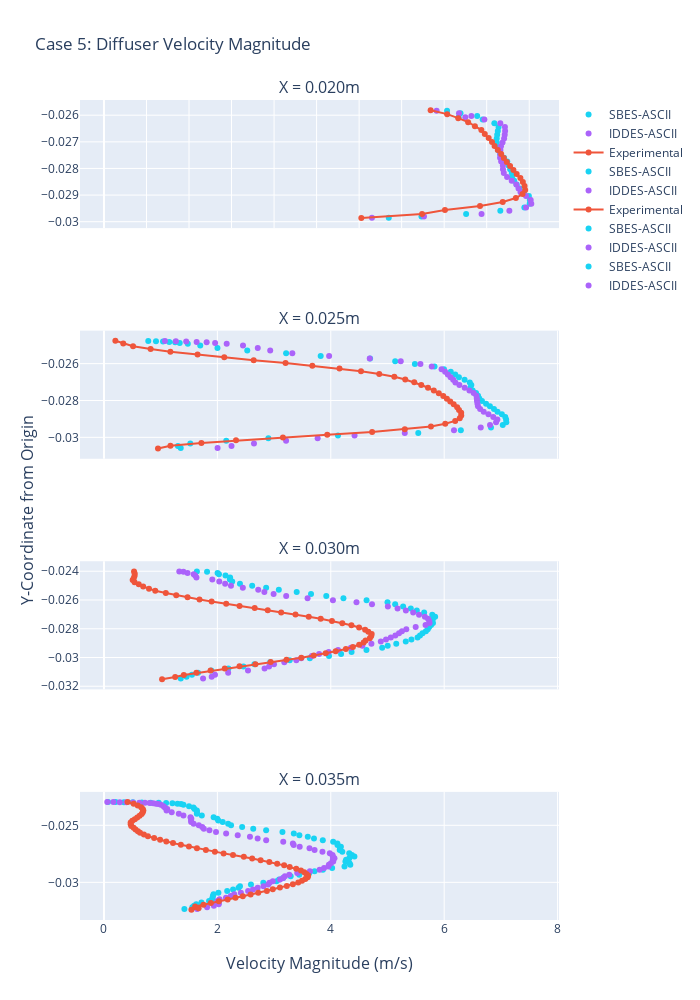

The code cell stored with this chart in its notebook:
### Code cell
color10_16 = ['#636EFA', '#EF553B', '#00CC96', '#AB63FA', '#FFA15A', '#19D3F3', '#FF6692', '#B6E880', '#FF97FF',
              '#FECB52']
fig1 = make_subplots(
    rows=4,
    cols=1,
    shared_xaxes=True,
    x_title="Velocity Magnitude (m/s)",
    y_title="Y-Coordinate from Origin",
    subplot_titles=("X = 0.020m", "X = 0.025m", "X = 0.030m", "X = 0.035m"))

fig1.add_trace(go.Scatter(x=diff_ascii["C5_SBES"]['D1']['velocity-magnitude_bin_mean'],
                          y=diff_ascii["C5_SBES"]["D1"]['y-coordinate_bin_mean'],
                          mode='markers',
                          name='SBES-ASCII',
                          line=dict(color=color10_16[5])),
               row=1, col=1)

fig1.add_trace(go.Scatter(x=diff_ascii["C5_IDDES"]['D1']['velocity-magnitude_bin_mean'],
                          y=diff_ascii["C5_IDDES"]["D1"]['y-coordinate_bin_mean'],
                          mode='markers',
                          name='IDDES-ASCII',
                          line=dict(color=color10_16[3])),
               row=1, col=1)

fig1.add_trace(go.Scatter(x=C5_Experimental["D1"]['Velocity_Magnitude'],
                          y=C5_Experimental["D1"]['y-coord'],
                          mode='markers+lines',
                          name='Experimental',
                          line=dict(color=color10_16[1])),
               row=1, col=1)

fig1.add_trace(go.Scatter(x=diff_ascii["C5_SBES"]['D2']['velocity-magnitude_bin_mean'],
                          y=diff_ascii["C5_SBES"]["D2"]['y-coordinate_bin_mean'],
                          mode='markers',
                          name='SBES-ASCII',
                          line=dict(color=color10_16[5])),
               row=2, col=1)

fig1.add_trace(go.Scatter(x=diff_ascii["C5_IDDES"]['D2']['velocity-magnitude_bin_mean'],
                          y=diff_ascii["C5_IDDES"]["D2"]['y-coordinate_bin_mean'],
                          mode='markers',
                          name='IDDES-ASCII',
                          line=dict(color=color10_16[3])),
               row=2, col=1)

fig1.add_trace(go.Scatter(x=C5_Experimental["D2"]['Velocity_Magnitude'],
                          y=C5_Experimental["D2"]['y-coord'],
                          mode='markers+lines',
                          name='Experimental',
                          line=dict(color=color10_16[1])),
               row=2, col=1)


fig1.add_trace(go.Scatter(x=diff_ascii["C5_SBES"]['D3']['velocity-magnitude_bin_mean'],
                          y=diff_ascii["C5_SBES"]["D3"]['y-coordinate_bin_mean'],
                          mode='markers',
                          name='SBES-ASCII',
                          line=dict(color=color10_16[5])),
               row=3, col=1)

fig1.add_trace(go.Scatter(x=diff_ascii["C5_IDDES"]['D3']['velocity-magnitude_bin_mean'],
                          y=diff_ascii["C5_IDDES"]["D3"]['y-coordinate_bin_mean'],
                          mode='markers',
                          name='IDDES-ASCII',
                          line=dict(color=color10_16[3])),
               row=3, col=1)

fig1.add_trace(go.Scatter(x=C5_Experimental["D3"]['Velocity_Magnitude'],
                          y=C5_Experimental["D3"]['y-coord'],
                          mode='markers+lines',
                          name='Experimental',
                          line=dict(color=color10_16[1]),
                          showlegend=False),
               row=3, col=1)


fig1.add_trace(go.Scatter(x=diff_ascii["C5_SBES"]['D4']['velocity-magnitude_bin_mean'],
                          y=diff_ascii["C5_SBES"]["D4"]['y-coordinate_bin_mean'],
                          mode='markers',
                          name='SBES-ASCII',
                          line=dict(color=color10_16[5])),
               row=4, col=1)

fig1.add_trace(go.Scatter(x=diff_ascii["C5_IDDES"]['D4']['velocity-magnitude_bin_mean'],
                          y=diff_ascii["C5_IDDES"]["D4"]['y-coordinate_bin_mean'],
                          mode='markers',
                          name='IDDES-ASCII',
                          line=dict(color=color10_16[3])),
               row=4, col=1)

fig1.add_trace(go.Scatter(x=C5_Experimental["D4"]['Velocity_Magnitude'],
                          y=C5_Experimental["D4"]['y-coord'],
                          mode='markers+lines',
                          name='Experimental',
                          line=dict(color=color10_16[1]),
                          showlegend=False),
               row=4, col=1)


fig1.update_layout(height=1000, width=700,
                   title_text="Case 5: Diffuser Velocity Magnitude",
                   xaxis=dict(
                       tickmode='linear',
                       tick0=0,
                       dtick=0.75
                   ))

fig1.show()
